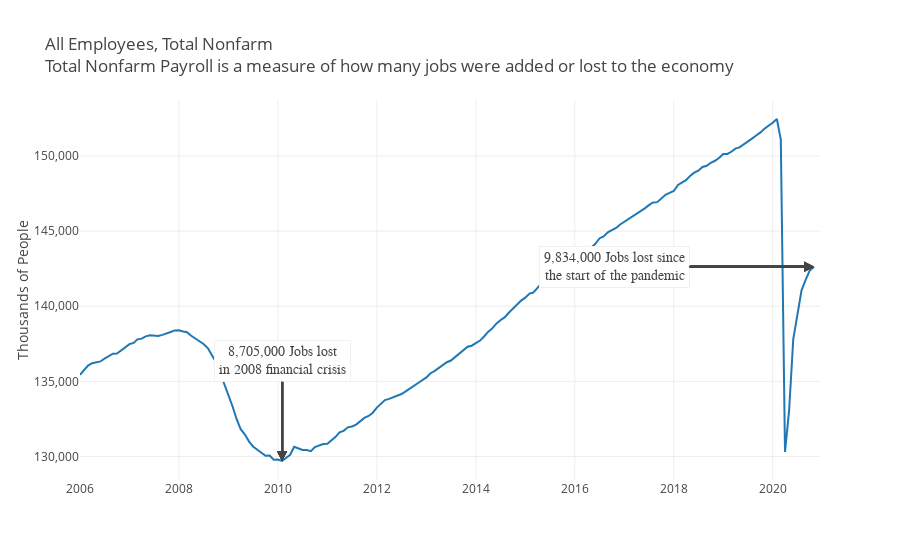

The notebook cell this image was saved under:
### Code cell
df = pdr.get_data_fred('PAYEMS', start=dt.datetime(2006,1,1), end=end)

fig3 = go.Figure()

fig3.add_trace(go.Scatter(x=df.index, y=df['PAYEMS'], name='All Employees, Total Nonfarm'))

fig3.update_layout(
    template='none', 
    title='All Employees, Total Nonfarm' + '<br>' +'<span style="font-size: 6px;">Total Nonfarm Payroll is a measure of how many jobs were added or lost to the economy</span>', 
    title_x=0.05, 
    height=600, 
    autosize=True,
    legend=dict(
        orientation="h",
        yanchor="bottom",
        y=1.02,
        xanchor="right",
        x=1
    ))

fig3.update_yaxes(title_text="Thousands of People",tickformat=",")

job_loss_2008 = ("{:,}").format(int(df.loc[dt.datetime(2008,1,1)] - int(df.loc[dt.datetime(2010,2,1)]))*1000)

fig2.add_annotation(
        x=dt.datetime(2010,2,1),
        y=int(df.loc[dt.datetime(2010,2,1)]),
        xref="x",
        yref="y",
        text=job_loss_2008+" Jobs lost<br>in 2008 financial crisis",
        showarrow=True,
        font=dict(
            family="Helvetica, monospace",
            size=14,
            color="#444444"
            ),
        align="center",
        arrowhead=2,
        arrowsize=1,
        arrowwidth=2,
        arrowcolor="#444444",
        ax=0,
        ay=-100,
        bordercolor="#F0F0F0",
        borderwidth=1,
        borderpad=4,
        bgcolor="#FFFFFF",
        opacity=1
        )

fig2.add_annotation(
        x=df.index[-1], 
        y=int(df.iloc[-1]),
        xref="x",
        yref="y",
        text=("{:,}").format(int(df.max() - df.iloc[-1])*1000) + " Jobs lost since<br>the start of the pandemic</span>",
        showarrow=True,
        font=dict(
            family="Helvetica, monospace",
            size=14,
            color="#444444"
            ),
        align="center",
        arrowhead=2,
        arrowsize=1,
        arrowwidth=2,
        arrowcolor="#444444",
        ax=-200,
        ay=0,
        bordercolor="#F0F0F0",
        borderwidth=1,
        borderpad=4,
        bgcolor="#FFFFFF",
        opacity=1
        )
    
fig2.show()

### Figure 1 — Plotly figure (JSON) as saved in the notebook; plotly's stock layout.template omitted (floating-point values rounded to 4 significant figures; data arrays with more than 128 entries replaced by an {"elided": "..."} marker saying what was removed)
{"data": [{"name": "All Employees, Total Nonfarm", "type": "scatter", "x": {"elided": "179 str values"}, "y": {"elided": "179 int values"}}], "layout": {"annotations": [{"align": "center", "arrowcolor": "#444444", "arrowhead": 2, "arrowsize": 1, "arrowwidth": 2, "ax": 0, "ay": -100, "bgcolor": "#FFFFFF", "bordercolor": "#F0F0F0", "borderpad": 4, "borderwidth": 1, "font": {"color": "#444444", "family": "Helvetica, monospace", "size": 14}, "opacity": 1, "showarrow": true, "text": "8,705,000 Jobs lost<br>in 2008 financial crisis", "x": "2010-02-01T00:00:00", "xref": "x", "y": 129698, "yref": "y"}, {"align": "center", "arrowcolor": "#444444", "arrowhead": 2, "arrowsize": 1, "arrowwidth": 2, "ax": -200, "ay": 0, "bgcolor": "#FFFFFF", "bordercolor": "#F0F0F0", "borderpad": 4, "borderwidth": 1, "font": {"color": "#444444", "family": "Helvetica, monospace", "size": 14}, "opacity": 1, "showarrow": true, "text": "9,834,000 Jobs lost since<br>the start of the pandemic", "x": "2020-11-01T00:00:00", "xref": "x", "y": 142629, "yref": "y"}, {"align": "center", "arrowcolor": "#444444", "arrowhead": 2, "arrowsize": 1, "arrowwidth": 2, "ax": 0, "ay": -100, "bgcolor": "#FFFFFF", "bordercolor": "#F0F0F0", "borderpad": 4, "borderwidth": 1, "font": {"color": "#444444", "family": "Helvetica, monospace", "size": 14}, "opacity": 1, "showarrow": true, "text": "8,705,000 Jobs lost<br>in 2008 financial crisis", "x": "2010-02-01T00:00:00", "xref": "x", "y": 129698, "yref": "y"}, {"align": "center", "arrowcolor": "#444444", "arrowhead": 2, "arrowsize": 1, "arrowwidth": 2, "ax": -200, "ay": 0, "bgcolor": "#FFFFFF", "bordercolor": "#F0F0F0", "borderpad": 4, "borderwidth": 1, "font": {"color": "#444444", "family": "Helvetica, monospace", "size": 14}, "opacity": 1, "showarrow": true, "text": "9,834,000 Jobs lost since<br>the start of the pandemic</span>", "x": "2020-11-01T00:00:00", "xref": "x", "y": 142629, "yref": "y"}, {"align": "center", "arrowcolor": "#444444", "arrowhead": 2, "arrowsize": 1, "arrowwidth": 2, "ax": 0, "ay": -100, "bgcolor": "#FFFFFF", "bordercolor": "#F0F0F0", "borderpad": 4, "borderwidth": 1, "font": {"color": "#444444", "family": "Helvetica, monospace", "size": 14}, "opacity": 1, "showarrow": true, "text": "8,705,000 Jobs lost<br>in 2008 financial crisis", "x": "2010-02-01T00:00:00", "xref": "x", "y": 129698, "yref": "y"}, {"align": "center", "arrowcolor": "#444444", "arrowhead": 2, "arrowsize": 1, "arrowwidth": 2, "ax": -200, "ay": 0, "bgcolor": "#FFFFFF", "bordercolor": "#F0F0F0", "borderpad": 4, "borderwidth": 1, "font": {"color": "#444444", "family": "Helvetica, monospace", "size": 14}, "opacity": 1, "showarrow": true, "text": "9,834,000 Jobs lost since<br>the start of the pandemic</span>", "x": "2020-11-01T00:00:00", "xref": "x", "y": 142629, "yref": "y"}, {"align": "center", "arrowcolor": "#444444", "arrowhead": 2, "arrowsize": 1, "arrowwidth": 2, "ax": 0, "ay": -100, "bgcolor": "#FFFFFF", "bordercolor": "#F0F0F0", "borderpad": 4, "borderwidth": 1, "font": {"color": "#444444", "family": "Helvetica, monospace", "size": 14}, "opacity": 1, "showarrow": true, "text": "8,705,000 Jobs lost<br>in 2008 financial crisis", "x": "2010-02-01T00:00:00", "xref": "x", "y": 129698, "yref": "y"}, {"align": "center", "arrowcolor": "#444444", "arrowhead": 2, "arrowsize": 1, "arrowwidth": 2, "ax": -200, "ay": 0, "bgcolor": "#FFFFFF", "bordercolor": "#F0F0F0", "borderpad": 4, "borderwidth": 1, "font": {"color": "#444444", "family": "Helvetica, monospace", "size": 14}, "opacity": 1, "showarrow": true, "text": "9,834,000 Jobs lost since<br>the start of the pandemic</span>", "x": "2020-11-01T00:00:00", "xref": "x", "y": 142629, "yref": "y"}, {"align": "center", "arrowcolor": "#444444", "arrowhead": 2, "arrowsize": 1, "arrowwidth": 2, "ax": 0, "ay": -100, "bgcolor": "#FFFFFF", "bordercolor": "#F0F0F0", "borderpad": 4, "borderwidth": 1, "font": {"color": "#444444", "family": "Helvetica, monospace", "size": 14}, "opacity": 1, "showarrow": true, "text": "8,705,000 Jobs lost<br>in 2008 financial crisis", "x": "2010-02-01T00:00:00", "xref": "x", "y": 129698, "yref": "y"}, {"align": "center", "arrowcolor": "#444444", "arrowhead": 2, "arrowsize": 1, "arrowwidth": 2, "ax": -200, "ay": 0, "bgcolor": "#FFFFFF", "bordercolor": "#F0F0F0", "borderpad": 4, "borderwidth": 1, "font": {"color": "#444444", "family": "Helvetica, monospace", "size": 14}, "opacity": 1, "showarrow": true, "text": "9,834,000 Jobs lost since<br>the start of the pandemic</span>", "x": "2020-11-01T00:00:00", "xref": "x", "y": 142629, "yref": "y"}, {"align": "center", "arrowcolor": "#444444", "arrowhead": 2, "arrowsize": 1, "arrowwidth": 2, "ax": 0, "ay": -100, "bgcolor": "#FFFFFF", "bordercolor": "#F0F0F0", "borderpad": 4, "borderwidth": 1, "font": {"color": "#444444", "family": "Helvetica, monospace", "size": 14}, "opacity": 1, "showarrow": true, "text": "8,705,000 Jobs lost<br>in 2008 financial crisis", "x": "2010-02-01T00:00:00", "xref": "x", "y": 129698, "yref": "y"}, {"align": "center", "arrowcolor": "#444444", "arrowhead": 2, "arrowsize": 1, "arrowwidth": 2, "ax": -200, "ay": 0, "bgcolor": "#FFFFFF", "bordercolor": "#F0F0F0", "borderpad": 4, "borderwidth": 1, "font": {"color": "#444444", "family": "Helvetica, monospace", "size": 14}, "opacity": 1, "showarrow": true, "text": "9,834,000 Jobs lost since<br>the start of the pandemic</span>", "x": "2020-11-01T00:00:00", "xref": "x", "y": 142629, "yref": "y"}, {"align": "center", "arrowcolor": "#444444", "arrowhead": 2, "arrowsize": 1, "arrowwidth": 2, "ax": 0, "ay": -100, "bgcolor": "#FFFFFF", "bordercolor": "#F0F0F0", "borderpad": 4, "borderwidth": 1, "font": {"color": "#444444", "family": "Helvetica, monospace", "size": 14}, "opacity": 1, "showarrow": true, "text": "8,705,000 Jobs lost<br>in 2008 financial crisis", "x": "2010-02-01T00:00:00", "xref": "x", "y": 129698, "yref": "y"}, {"align": "center", "arrowcolor": "#444444", "arrowhead": 2, "arrowsize": 1, "arrowwidth": 2, "ax": -200, "ay": 0, "bgcolor": "#FFFFFF", "bordercolor": "#F0F0F0", "borderpad": 4, "borderwidth": 1, "font": {"color": "#444444", "family": "Helvetica, monospace", "size": 14}, "opacity": 1, "showarrow": true, "text": "9,834,000 Jobs lost since<br>the start of the pandemic</span>", "x": "2020-11-01T00:00:00", "xref": "x", "y": 142629, "yref": "y"}, {"align": "center", "arrowcolor": "#444444", "arrowhead": 2, "arrowsize": 1, "arrowwidth": 2, "ax": 0, "ay": -100, "bgcolor": "#FFFFFF", "bordercolor": "#F0F0F0", "borderpad": 4, "borderwidth": 1, "font": {"color": "#444444", "family": "Helvetica, monospace", "size": 14}, "opacity": 1, "showarrow": true, "text": "8,705,000 Jobs lost<br>in 2008 financial crisis", "x": "2010-02-01T00:00:00", "xref": "x", "y": 129698, "yref": "y"}, {"align": "center", "arrowcolor": "#444444", "arrowhead": 2, "arrowsize": 1, "arrowwidth": 2, "ax": -200, "ay": 0, "bgcolor": "#FFFFFF", "bordercolor": "#F0F0F0", "borderpad": 4, "borderwidth": 1, "font": {"color": "#444444", "family": "Helvetica, monospace", "size": 14}, "opacity": 1, "showarrow": true, "text": "9,834,000 Jobs lost since<br>the start of the pandemic</span>", "x": "2020-11-01T00:00:00", "xref": "x", "y": 142629, "yref": "y"}, {"align": "center", "arrowcolor": "#444444", "arrowhead": 2, "arrowsize": 1, "arrowwidth": 2, "ax": 0, "ay": -100, "bgcolor": "#FFFFFF", "bordercolor": "#F0F0F0", "borderpad": 4, "borderwidth": 1, "font": {"color": "#444444", "family": "Helvetica, monospace", "size": 14}, "opacity": 1, "showarrow": true, "text": "8,705,000 Jobs lost<br>in 2008 financial crisis", "x": "2010-02-01T00:00:00", "xref": "x", "y": 129698, "yref": "y"}, {"align": "center", "arrowcolor": "#444444", "arrowhead": 2, "arrowsize": 1, "arrowwidth": 2, "ax": -200, "ay": 0, "bgcolor": "#FFFFFF", "bordercolor": "#F0F0F0", "borderpad": 4, "borderwidth": 1, "font": {"color": "#444444", "family": "Helvetica, monospace", "size": 14}, "opacity": 1, "showarrow": true, "text": "9,834,000 Jobs lost since<br>the start of the pandemic</span>", "x": "2020-11-01T00:00:00", "xref": "x", "y": 142629, "yref": "y"}, {"align": "center", "arrowcolor": "#444444", "arrowhead": 2, "arrowsize": 1, "arrowwidth": 2, "ax": 0, "ay": -100, "bgcolor": "#FFFFFF", "bordercolor": "#F0F0F0", "borderpad": 4, "borderwidth": 1, "font": {"color": "#444444", "family": "Helvetica, monospace", "size": 14}, "opacity": 1, "showarrow": true, "text": "8,705,000 Jobs lost<br>in 2008 financial crisis", "x": "2010-02-01T00:00:00", "xref": "x", "y": 129698, "yref": "y"}, {"align": "center", "arrowcolor": "#444444", "arrowhead": 2, "arrowsize": 1, "arrowwidth": 2, "ax": -200, "ay": 0, "bgcolor": "#FFFFFF", "bordercolor": "#F0F0F0", "borderpad": 4, "borderwidth": 1, "font": {"color": "#444444", "family": "Helvetica, monospace", "size": 14}, "opacity": 1, "showarrow": true, "text": "9,834,000 Jobs lost since<br>the start of the pandemic</span>", "x": "2020-11-01T00:00:00", "xref": "x", "y": 142629, "yref": "y"}, {"align": "center", "arrowcolor": "#444444", "arrowhead": 2, "arrowsize": 1, "arrowwidth": 2, "ax": 0, "ay": -100, "bgcolor": "#FFFFFF", "bordercolor": "#F0F0F0", "borderpad": 4, "borderwidth": 1, "font": {"color": "#444444", "family": "Helvetica, monospace", "size": 14}, "opacity": 1, "showarrow": true, "text": "8,705,000 Jobs lost<br>in 2008 financial crisis", "x": "2010-02-01T00:00:00", "xref": "x", "y": 129698, "yref": "y"}, {"align": "center", "arrowcolor": "#444444", "arrowhead": 2, "arrowsize": 1, "arrowwidth": 2, "ax": -200, "ay": 0, "bgcolor": "#FFFFFF", "bordercolor": "#F0F0F0", "borderpad": 4, "borderwidth": 1, "font": {"color": "#444444", "family": "Helvetica, monospace", "size": 14}, "opacity": 1, "showarrow": true, "text": "9,834,000 Jobs lost since<br>the start of the pandemic</span>", "x": "2020-11-01T00:00:00", "xref": "x", "y": 142629, "yref": "y"}, {"align": "center", "arrowcolor": "#444444", "arrowhead": 2, "arrowsize": 1, "arrowwidth": 2, "ax": 0, "ay": -100, "bgcolor": "#FFFFFF", "bordercolor": "#F0F0F0", "borderpad": 4, "borderwidth": 1, "font": {"color": "#444444", "family": "Helvetica, monospace", "size": 14}, "opacity": 1, "showarrow": true, "text": "8,705,000 Jobs lost<br>in 2008 financial crisis", "x": "2010-02-01T00:00:00", "xref": "x", "y": 129698, "yref": "y"}, {"align": "center", "arrowcolor": "#444444", "arrowhead": 2, "arrowsize": 1, "arrowwidth": 2, "ax": -200, "ay": 0, "bgcolor": "#FFFFFF", "bordercolor": "#F0F0F0", "borderpad": 4, "borderwidth": 1, "font": {"color": "#444444", "family": "Helvetica, monospace", "size": 14}, "opacity": 1, "showarrow": true, "text": "9,834,000 Jobs lost since<br>the start of the pandemic</span>", "x": "2020-11-01T00:00:00", "xref": "x", "y": 142629, "yref": "y"}, {"align": "center", "arrowcolor": "#444444", "arrowhead": 2, "arrowsize": 1, "arrowwidth": 2, "ax": 0, "ay": -100, "bgcolor": "#FFFFFF", "bordercolor": "#F0F0F0", "borderpad": 4, "borderwidth": 1, "font": {"color": "#444444", "family": "Helvetica, monospace", "size": 14}, "opacity": 1, "showarrow": true, "text": "8,705,000 Jobs lost<br>in 2008 financial crisis", "x": "2010-02-01T00:00:00", "xref": "x", "y": 129698, "yref": "y"}, {"align": "center", "arrowcolor": "#444444", "arrowhead": 2, "arrowsize": 1, "arrowwidth": 2, "ax": -200, "ay": 0, "bgcolor": "#FFFFFF", "bordercolor": "#F0F0F0", "borderpad": 4, "borderwidth": 1, "font": {"color": "#444444", "family": "Helvetica, monospace", "size": 14}, "opacity": 1, "showarrow": true, "text": "9,834,000 Jobs lost since<br>the start of the pandemic</span>", "x": "2020-11-01T00:00:00", "xref": "x", "y": 142629, "yref": "y"}], "autosize": true, "legend": {"orientation": "h", "x": 1, "xanchor": "right", "y": 1.02, "yanchor": "bottom"}, "title": {"text": "All Employees, Total Nonfarm<br>Total Nonfarm Payroll is a measure of how many jobs were added or lost to the economy", "x": 0.05}, "xaxis": {"autorange": true, "range": ["2006-01-01", "2020-11-30 20:25:47.1074"], "type": "date"}, "yaxis": {"autorange": true, "range": [128400.0, 153700.0], "tickformat": ",", "title": {"text": "Thousands of People"}, "type": "linear"}}}
